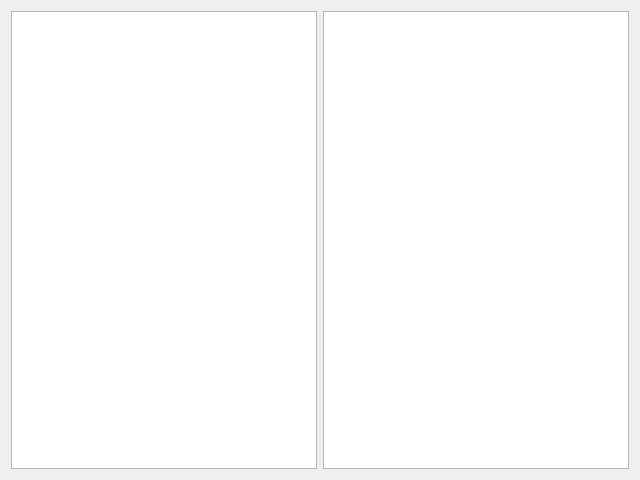
<?xml version="1.0" encoding="UTF-8"?>
<ui version="4.0">
 <class>Widget</class>
 <widget class="QWidget" name="Widget">
  <property name="geometry">
   <rect>
    <x>0</x>
    <y>0</y>
    <width>640</width>
    <height>480</height>
   </rect>
  </property>
  <property name="minimumSize">
   <size>
    <width>640</width>
    <height>480</height>
   </size>
  </property>
  <property name="maximumSize">
   <size>
    <width>640</width>
    <height>480</height>
   </size>
  </property>
  <property name="windowTitle">
   <string>Widget</string>
  </property>
  <layout class="QGridLayout" name="gridLayout">
   <item row="0" column="0">
    <widget class="QListView" name="listView"/>
   </item>
   <item row="0" column="1">
    <widget class="QListView" name="listView_2"/>
   </item>
  </layout>
 </widget>
 <layoutdefault spacing="6" margin="11"/>
 <resources/>
 <connections/>
</ui>
